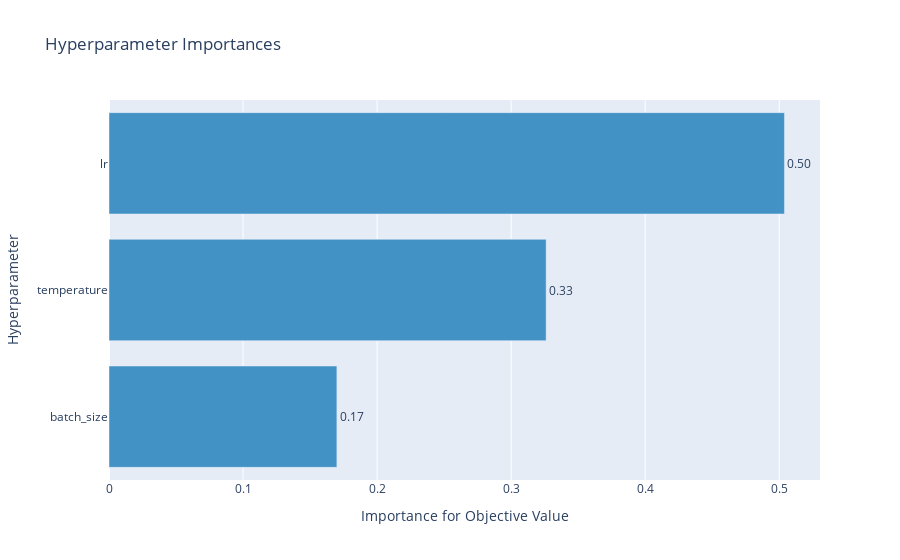

Notebook code cell kept with this figure:
### Code cell
plot_param_importances(study)

### Figure 1 — Plotly figure (JSON) as saved in the notebook; plotly's stock layout.template omitted (floating-point values rounded to 4 significant figures)
{"data": [{"cliponaxis": false, "hovertemplate": ["batch_size (IntDistribution): 0.17000386553472988<extra></extra>", "temperature (FloatDistribution): 0.32611085812627855<extra></extra>", "lr (FloatDistribution): 0.5038852763389916<extra></extra>"], "marker": {"color": "rgb(66,146,198)"}, "orientation": "h", "text": ["0.17", "0.33", "0.50"], "textposition": "outside", "type": "bar", "x": [0.17, 0.3261, 0.5039], "y": ["batch_size", "temperature", "lr"]}], "layout": {"showlegend": false, "title": {"text": "Hyperparameter Importances"}, "xaxis": {"title": {"text": "Importance for Objective Value"}}, "yaxis": {"title": {"text": "Hyperparameter"}}}}
